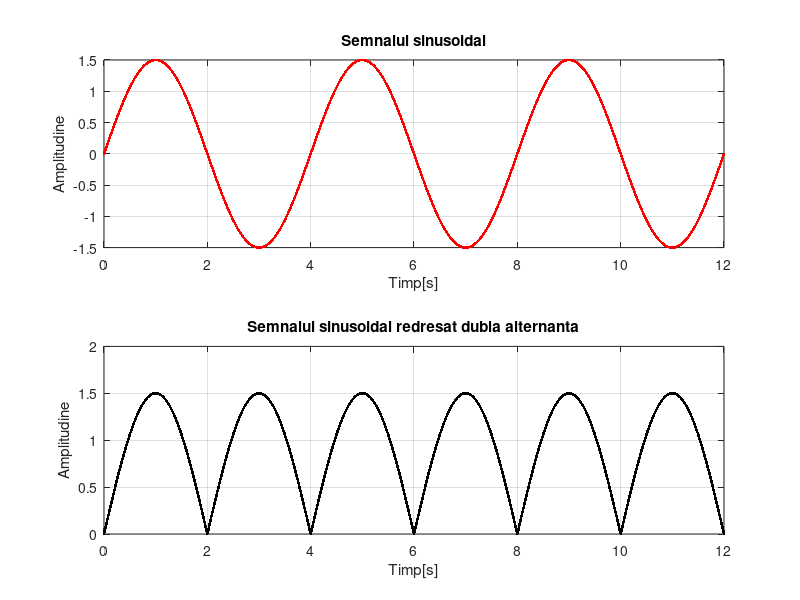

Recreate this plot in MATLAB.
%   TEMA DE CASA 

% 1. Semnal dreptunghiular periodic

T = 2;
F = 1/T;
t = 0:0.002:100;

d = square(2*pi*t*F,25);

for i = 1:1:length(d)
   if d(i) > 0
       d(i) = d(i)/2;
   end
end

plot(t,d,'.-r'),axis([0 6 -1.5 1]),xlabel('Timp[s]'),ylabel('Amplitudine'),title('Semnal dreptunghiular'),grid


% 2.Semnal triunghiular periodic

T = 5;
F = 1/T;
t = 0:0.0002:30;
tri = sawtooth(2*pi*F*t,0.2);
plot(t,tri,'.-m')
axis([0 30 -1.5 1.5])
xlabel('Timp[s]')
ylabel('Amplitudine')
title('Semnal triunghiular')
grid


% 4. Semnal sinusoidal redresat mono alternanta

T = 3;
F = 1/T;
t = 0 : 0.002 : 9;
s = 0.8*sin(2*pi*F*t);
mono = abs(s)-s;
subplot(2,1,1),plot(t,s,'.-'),title('Semnal sinusoidal'), xlabel ('Timp[s]'), ylabel('Amplitudine'), grid
subplot(2,1,2),plot(t,mono/2,'.-'),title('Semnal redresat mono alternanta'), xlabel ('Timp[s]'), ylabel('Amplitudine'), grid


%  5. Semnal sinusoidal redresat dubla alternanta

T = 4;
F = 1/T;
t = 0 : 0.002 : 12;
s = 1.5*sin(2*pi*F*t);
dublu = abs(s);
subplot(2,1,1), plot(t,s,'.-r'), title('Semnalul sinusoidal'), xlabel('Timp[s]'), ylabel('Amplitudine'), grid
subplot(2,1,2), plot(t,dublu,'.-k'), title('Semnalul sinusoidal redresat dubla alternanta'), xlabel('Timp[s]'), ylabel('Amplitudine'), grid


